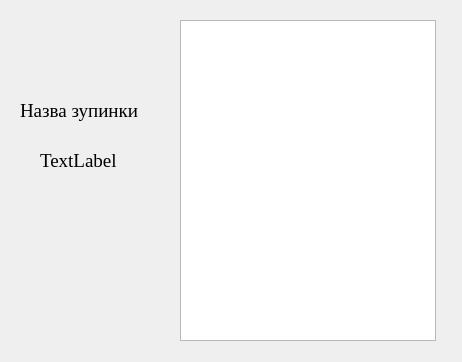
<?xml version="1.0" encoding="UTF-8"?>
<ui version="4.0">
 <class>StopInformation</class>
 <widget class="QDialog" name="StopInformation">
  <property name="geometry">
   <rect>
    <x>0</x>
    <y>0</y>
    <width>462</width>
    <height>362</height>
   </rect>
  </property>
  <property name="minimumSize">
   <size>
    <width>462</width>
    <height>362</height>
   </size>
  </property>
  <property name="maximumSize">
   <size>
    <width>462</width>
    <height>362</height>
   </size>
  </property>
  <property name="windowTitle">
   <string>Інформація про зупинку </string>
  </property>
  <widget class="QLabel" name="label">
   <property name="geometry">
    <rect>
     <x>20</x>
     <y>100</y>
     <width>121</width>
     <height>21</height>
    </rect>
   </property>
   <property name="font">
    <font>
     <family>Times New Roman</family>
     <pointsize>14</pointsize>
    </font>
   </property>
   <property name="text">
    <string>Назва зупинки</string>
   </property>
  </widget>
  <widget class="QLabel" name="label_2">
   <property name="geometry">
    <rect>
     <x>40</x>
     <y>140</y>
     <width>81</width>
     <height>41</height>
    </rect>
   </property>
   <property name="font">
    <font>
     <family>Times New Roman</family>
     <pointsize>14</pointsize>
    </font>
   </property>
   <property name="text">
    <string>TextLabel</string>
   </property>
  </widget>
  <widget class="QListView" name="listView">
   <property name="geometry">
    <rect>
     <x>180</x>
     <y>20</y>
     <width>256</width>
     <height>321</height>
    </rect>
   </property>
   <property name="font">
    <font>
     <family>Times New Roman</family>
     <pointsize>12</pointsize>
    </font>
   </property>
  </widget>
 </widget>
 <resources/>
 <connections/>
</ui>
